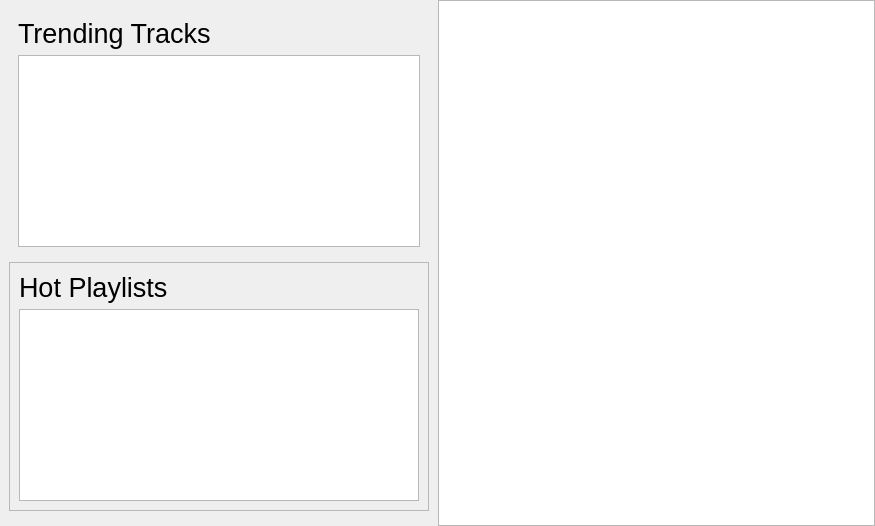
<?xml version="1.0" encoding="UTF-8"?>
<ui version="4.0">
 <class>NetworkActivityWidget</class>
 <widget class="QWidget" name="NetworkActivityWidget">
  <property name="geometry">
   <rect>
    <x>0</x>
    <y>0</y>
    <width>875</width>
    <height>526</height>
   </rect>
  </property>
  <layout class="QHBoxLayout" name="horizontalLayout_2">
   <property name="spacing">
    <number>0</number>
   </property>
   <property name="margin">
    <number>0</number>
   </property>
   <item>
    <widget class="QFrame" name="frame">
     <property name="font">
      <font>
       <pointsize>10</pointsize>
      </font>
     </property>
     <layout class="QVBoxLayout" name="verticalLayout">
      <item>
       <widget class="QFrame" name="trendingTracksFrame">
        <layout class="QVBoxLayout" name="verticalLayout_3">
         <item>
          <widget class="QLabel" name="trendingTracksLabel">
           <property name="font">
            <font>
             <pointsize>20</pointsize>
            </font>
           </property>
           <property name="text">
            <string>Trending Tracks</string>
           </property>
          </widget>
         </item>
         <item>
          <widget class="PlaylistView" name="trendingTracksView">
           <property name="sizePolicy">
            <sizepolicy hsizetype="Expanding" vsizetype="MinimumExpanding">
             <horstretch>0</horstretch>
             <verstretch>0</verstretch>
            </sizepolicy>
           </property>
           <property name="minimumSize">
            <size>
             <width>320</width>
             <height>0</height>
            </size>
           </property>
          </widget>
         </item>
        </layout>
       </widget>
      </item>
      <item>
       <widget class="QFrame" name="playlistsFrame">
        <property name="frameShape">
         <enum>QFrame::StyledPanel</enum>
        </property>
        <property name="frameShadow">
         <enum>QFrame::Raised</enum>
        </property>
        <layout class="QVBoxLayout" name="verticalLayout_4">
         <item>
          <widget class="QLabel" name="hotPlaylistsLabel">
           <property name="font">
            <font>
             <pointsize>20</pointsize>
            </font>
           </property>
           <property name="text">
            <string>Hot Playlists</string>
           </property>
          </widget>
         </item>
         <item>
          <widget class="Tomahawk::Widgets::PlaylistWidget" name="playlistView">
           <property name="sizePolicy">
            <sizepolicy hsizetype="Expanding" vsizetype="MinimumExpanding">
             <horstretch>0</horstretch>
             <verstretch>0</verstretch>
            </sizepolicy>
           </property>
           <property name="minimumSize">
            <size>
             <width>320</width>
             <height>0</height>
            </size>
           </property>
          </widget>
         </item>
        </layout>
       </widget>
      </item>
      <item>
       <spacer name="verticalSpacer">
        <property name="orientation">
         <enum>Qt::Vertical</enum>
        </property>
        <property name="sizeHint" stdset="0">
         <size>
          <width>20</width>
          <height>100</height>
         </size>
        </property>
       </spacer>
      </item>
     </layout>
    </widget>
   </item>
   <item>
    <widget class="QFrame" name="chartsFrame">
     <layout class="QVBoxLayout" name="verticalLayout_2">
      <property name="spacing">
       <number>0</number>
      </property>
      <property name="margin">
       <number>0</number>
      </property>
      <item>
       <widget class="Tomahawk::Breadcrumb" name="breadCrumbLeft" native="true"/>
      </item>
      <item>
       <widget class="PlaylistView" name="tracksViewLeft">
        <property name="sizePolicy">
         <sizepolicy hsizetype="Expanding" vsizetype="MinimumExpanding">
          <horstretch>0</horstretch>
          <verstretch>0</verstretch>
         </sizepolicy>
        </property>
        <property name="minimumSize">
         <size>
          <width>320</width>
          <height>0</height>
         </size>
        </property>
       </widget>
      </item>
     </layout>
    </widget>
   </item>
  </layout>
 </widget>
 <customwidgets>
  <customwidget>
   <class>Tomahawk::Widgets::PlaylistWidget</class>
   <extends>QListWidget</extends>
   <header>PlaylistWidget.h</header>
  </customwidget>
  <customwidget>
   <class>PlaylistView</class>
   <extends>QTreeView</extends>
   <header>playlist/PlaylistView.h</header>
  </customwidget>
  <customwidget>
   <class>Tomahawk::Breadcrumb</class>
   <extends>QWidget</extends>
   <header>widgets/Breadcrumb.h</header>
   <container>1</container>
  </customwidget>
 </customwidgets>
 <resources/>
 <connections/>
</ui>
